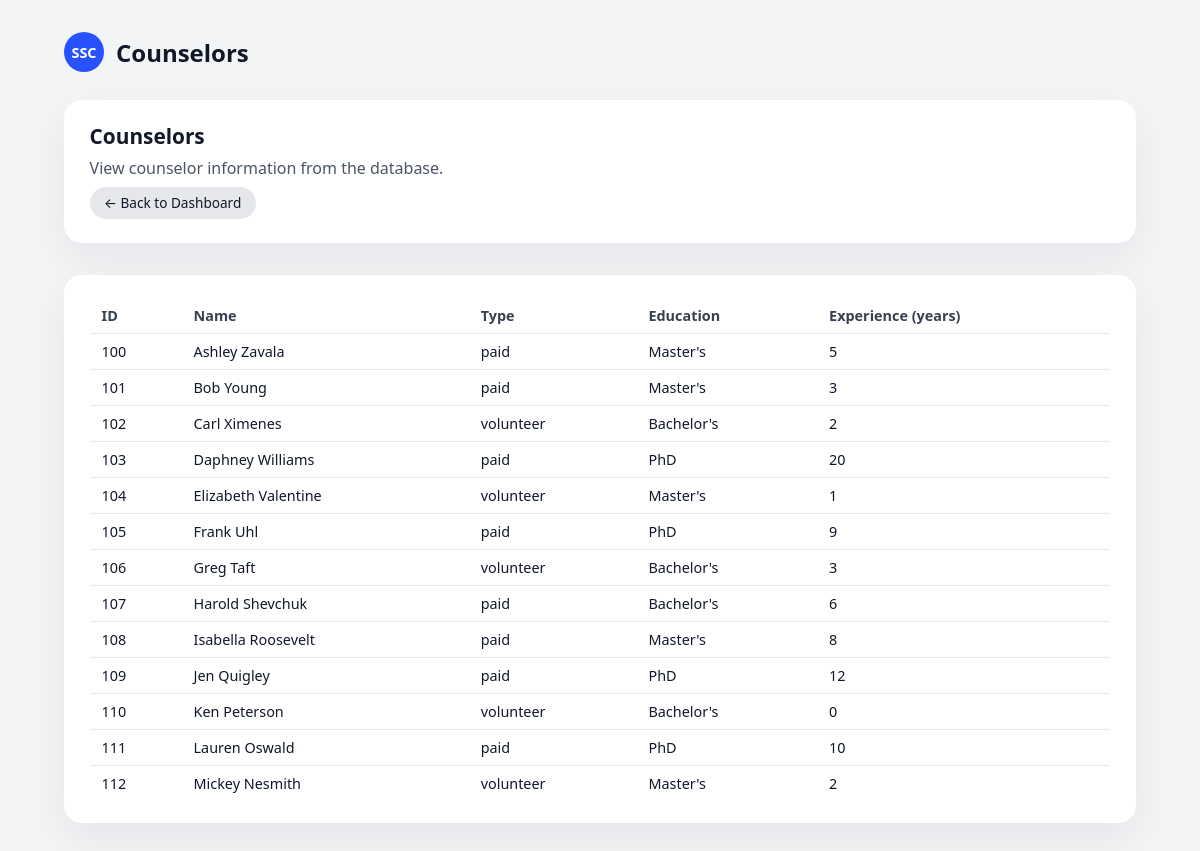
/counselors, run on the app's committed database.
### tables this page shows
CREATE TABLE Counselor (
    counselor_id INT PRIMARY KEY,
    name VARCHAR(100) NOT NULL,
    paid_volunteer VARCHAR(10) NOT NULL CHECK (paid_volunteer IN ('paid', 'volunteer')),
    education VARCHAR(50) NOT NULL,
    experience INT NOT NULL
);

### app.py (the view)
@app.route("/counselors")
def list_counselors():
    conn = get_db_connection()
    counselors = conn.execute(
        "SELECT * FROM Counselor ORDER BY name"
    ).fetchall()
    conn.close()
    return render_template("counselors.html", counselors=counselors)

### app.py (called while the page is built)
def get_db_connection():
    conn = sqlite3.connect(DATABASE)
    conn.row_factory = sqlite3.Row  # access columns by name
    return conn

### templates/counselors.html (shortened to what this page needs)
<!DOCTYPE html>
<html lang="en">
<head>
  <link rel="stylesheet" href="{{ url_for('static', filename='style.css') }}">
</head>
<body>
  <div class="page">
    <header class="top-bar">
      <div class="logo-circle">SSC</div>
      <h1>Counselors</h1>
    </header>
    <main class="content">
      <div class="card hero">
        <h2>Counselors</h2>
        <p>View counselor information from the database.</p>
        <p style="margin-top: 0.5rem;">
          <a href="{{ url_for('home') }}" class="button-link secondary">← Back to Dashboard</a>
        </p>
      </div>
      <div class="card">
        <table class="table">
          <thead>
            <tr>
              <th>ID</th>
              <th>Name</th>
              <th>Type</th>
              <th>Education</th>
              <th>Experience (years)</th>
            </tr>
          </thead>
          <tbody>
            {% for c in counselors %}
              <tr>
                <td>{{ c.counselor_id }}</td>
                <td>{{ c.name }}</td>
                <td>{{ c.paid_volunteer }}</td>
                <td>{{ c.education }}</td>
                <td>{{ c.experience }}</td>
              </tr>
            {% endfor %}
          </tbody>
        </table>
      </div>
    </main>
  </div>
</body>
</html>

### static/style.css (style rules this page uses)
*, *::before, *::after { box-sizing: border-box; }
body { margin: 0; font-family: system-ui, -apple-system, BlinkMacSystemFont, "SF Pro Text", "Segoe UI", sans-serif; background: #f3f4f6; color: #111827; }
.page { max-width: 1120px; margin: 0 auto; padding: 2rem 1.5rem 3rem; }
.top-bar { display: flex; align-items: center; gap: 0.75rem; margin-bottom: 1.75rem; }
.logo-circle { width: 40px; height: 40px; border-radius: 999px; background: #2952ff; color: #ffffff; display: flex; align-items: center; justify-content: center; font-weight: 600; font-size: 0.9rem; }
.top-bar h1 { font-size: 1.5rem; font-weight: 600; margin: 0; }
.content { display: flex; flex-direction: column; gap: 1.5rem; }
.card { background: #ffffff; border-radius: 18px; padding: 1.4rem 1.6rem; box-shadow: 0 16px 40px rgba(15, 23, 42, 0.06); }
.hero { margin-bottom: 0.5rem; }
.hero h2 { margin: 0 0 0.4rem; font-size: 1.3rem; font-weight: 600; }
.hero p { margin: 0.15rem 0; color: #4b5563; }
.table { width: 100%; border-collapse: collapse; font-size: 0.9rem; }
.table th, .table td { padding: 0.5rem 0.75rem; border-bottom: 1px solid #e5e7eb; text-align: left; }
.table th { font-weight: 600; color: #374151; }
.table tr:last-child td { border-bottom: none; }
.button-link { display: inline-block; padding: 0.4rem 0.9rem; border-radius: 999px; background: #2952ff; color: #ffffff; text-decoration: none; font-size: 0.85rem; }
.button-link.secondary { background: #e5e7eb; color: #111827; }

### data on the page
Counselor: counselor_id "100", name "Ashley Zavala", paid_volunteer "paid", education "Master's", experience "5"
Counselor: counselor_id "101", name "Bob Young", paid_volunteer "paid", education "Master's", experience "3"
Counselor: counselor_id "102", name "Carl Ximenes", paid_volunteer "volunteer", education "Bachelor's", experience "2"
Counselor: counselor_id "103", name "Daphney Williams", paid_volunteer "paid", education "PhD", experience "20"
Counselor: counselor_id "104", name "Elizabeth Valentine", paid_volunteer "volunteer", education "Master's", experience "1"
Counselor: counselor_id "105", name "Frank Uhl", paid_volunteer "paid", education "PhD", experience "9"
Counselor: counselor_id "106", name "Greg Taft", paid_volunteer "volunteer", education "Bachelor's", experience "3"
Counselor: counselor_id "107", name "Harold Shevchuk", paid_volunteer "paid", education "Bachelor's", experience "6"
Counselor: counselor_id "108", name "Isabella Roosevelt", paid_volunteer "paid", education "Master's", experience "8"
Counselor: counselor_id "109", name "Jen Quigley", paid_volunteer "paid", education "PhD", experience "12"
Counselor: counselor_id "110", name "Ken Peterson", paid_volunteer "volunteer", education "Bachelor's", experience "0"
Counselor: counselor_id "111", name "Lauren Oswald", paid_volunteer "paid", education "PhD", experience "10"
Counselor: counselor_id "112", name "Mickey Nesmith", paid_volunteer "volunteer", education "Master's", experience "2"
